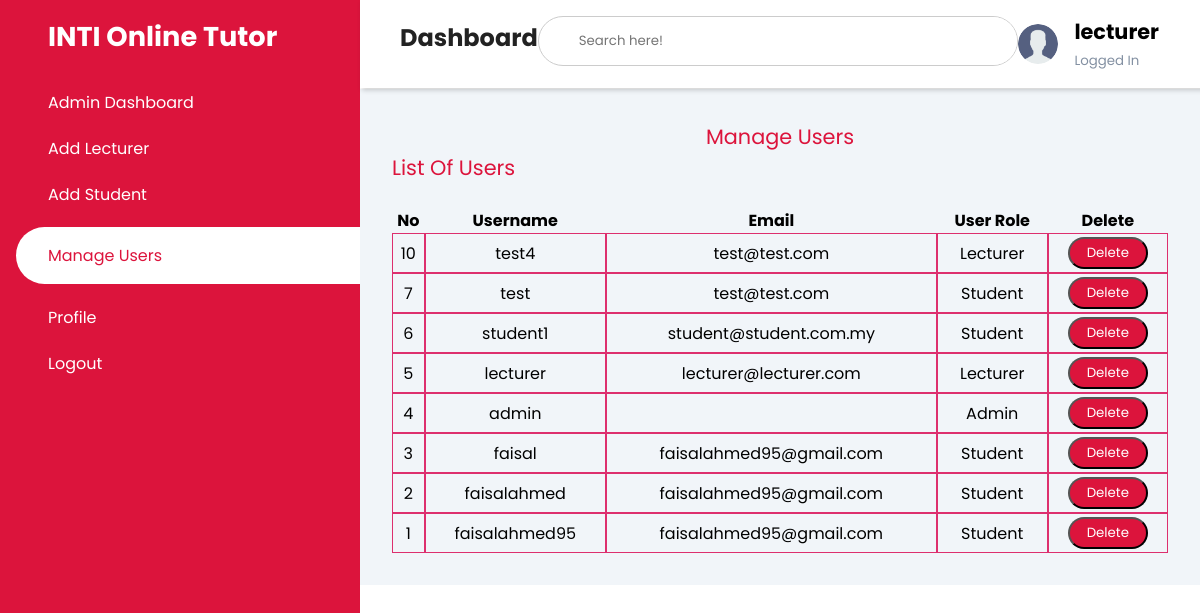
The app's page /manage_users/ (signed in), older data.
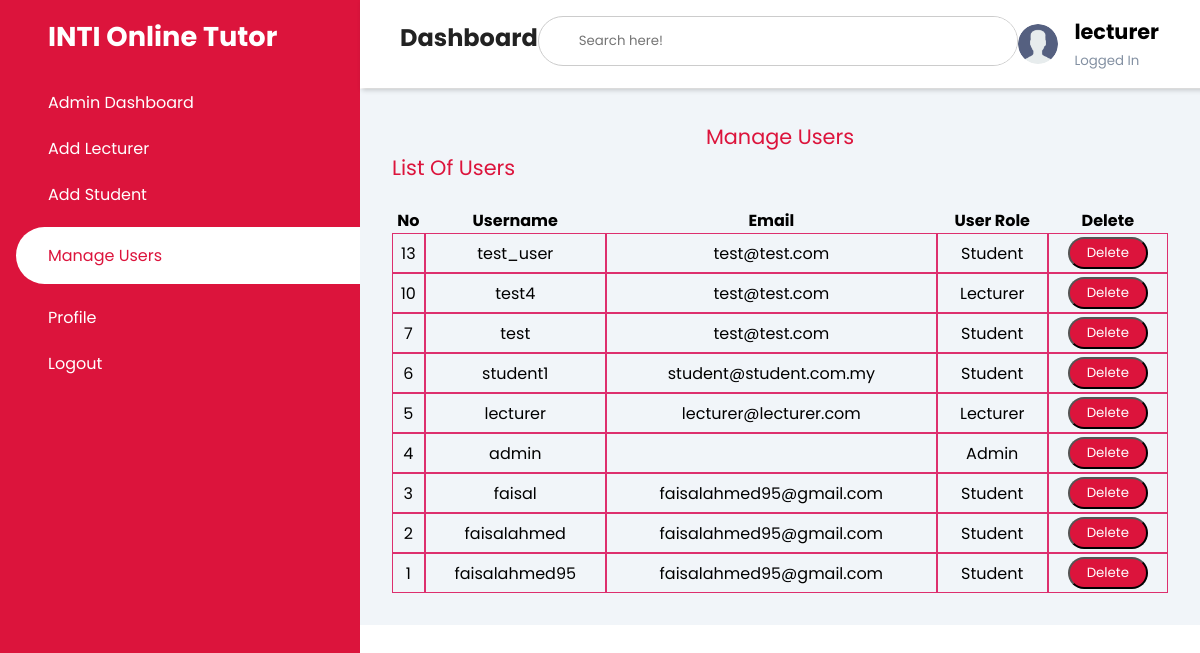
The same page, newer data.
### pages/models.py (models this page shows)
class User(AbstractUser):
    is_student = models.BooleanField(default=False)
    is_lecturer = models.BooleanField(default=False)
    is_admin = models.BooleanField(default=False)

### pages/views.py (the view)
# urls.py: path('manage_users/', ManageUserView.as_view(), name='manage_users'),
class ManageUserView(LoginRequiredMixin, ListView):
    model = User
    template_name = 'dashboard/admin/manage_users.html'
    context_object_name = 'users'
    paginated_by = 10
    def get_queryset(self):
        return User.objects.order_by('-id')

### templates/dashboard/admin/manage_users.html (shortened to what the changed rows need)
<!DOCTYPE html>
<html lang="en">
<head>
    {% load static %}
    <link rel="stylesheet" href="https://maxst.icons8.com/vue-static/landings/line-awesome/line-awesome/1.3.0/css/line-awesome.min.css">
    <link rel="stylesheet" href="https://maxst.icons8.com/vue-static/landings/line-awesome/font-awesome-line-awesome/css/all.min.css">
    <link rel="stylesheet" href="{% static 'css/style.css' %}">
</head>
<body>
    <div class="sidebar">
        <div class="sidebar-brand">
            <h2>INTI Online Tutor</h2>
        </div>
    </div>
    <div class="main-content">
        <header>
            <div class="header-title">
                <h2>
                    <label for="">
                    <span class="las la-bars"></span>
                </label>
                    Dashboard
                </h2>
            </div>
            <div class="user-wrapper">
                <div>
                    <h4>{{user.username}}</h4>
                    <small>Logged In</small>
                </div>
            </div>
        </header>
        <main>
            <div class="container-fluid">
            <div class="row">
              <div class="col-12 mb-3">
              <div class="col-12 mb-3">
                  <br>
                      <div class="table-responsive">
                          <table class="table table-bordered" id="dataTable" width="100%" cellspacing="0">
                              <thead>
                              <tr>
                                  <th>No</th>
                                  <th>Username</th>
                                  <th>Email</th>
                                  <th>User Role</th>
                                  <th>Delete</th>
                              </tr>
                              </thead>
                              <tbody>
                              {% if users %}
                              {% for user in users %}
                              <tr>
                                  <td>{{ user.id }}</td>
                                  <td>{{ user.username }}</td>
                                  <td>{{ user.email }}</td>
                                  <td>
                                      {% if user.is_student == True %}
                                      <p>Student</p>
                                      {% elif user.is_admin or user.is_superuser == True %}
                                      <p>Admin</p>
                                      {% else %}
                                      <p>Lecturer</p>
                                      {% endif %}
                                  </td>
                                  <td>
                                      <a href="{% url 'delete_user' user.pk %}">
                                          <button type="button" class="btn" style="color: white; background: var(--main-color); height: 2rem; width: 5rem; border-radius: 1rem;"> Delete</button></a></td>
                              </tr>
                              {% endfor %}
                              {% endif %}
                              </tbody>
                          </table>
                      </div>
              </div>
            </div>
          </div>
        </div>
        </main>
    </div>
</body>
</html>

Row changes from the older to the newer data that the page shows:
added User: id "13", username "test_user", email "test@test.com", is_student "Student"
